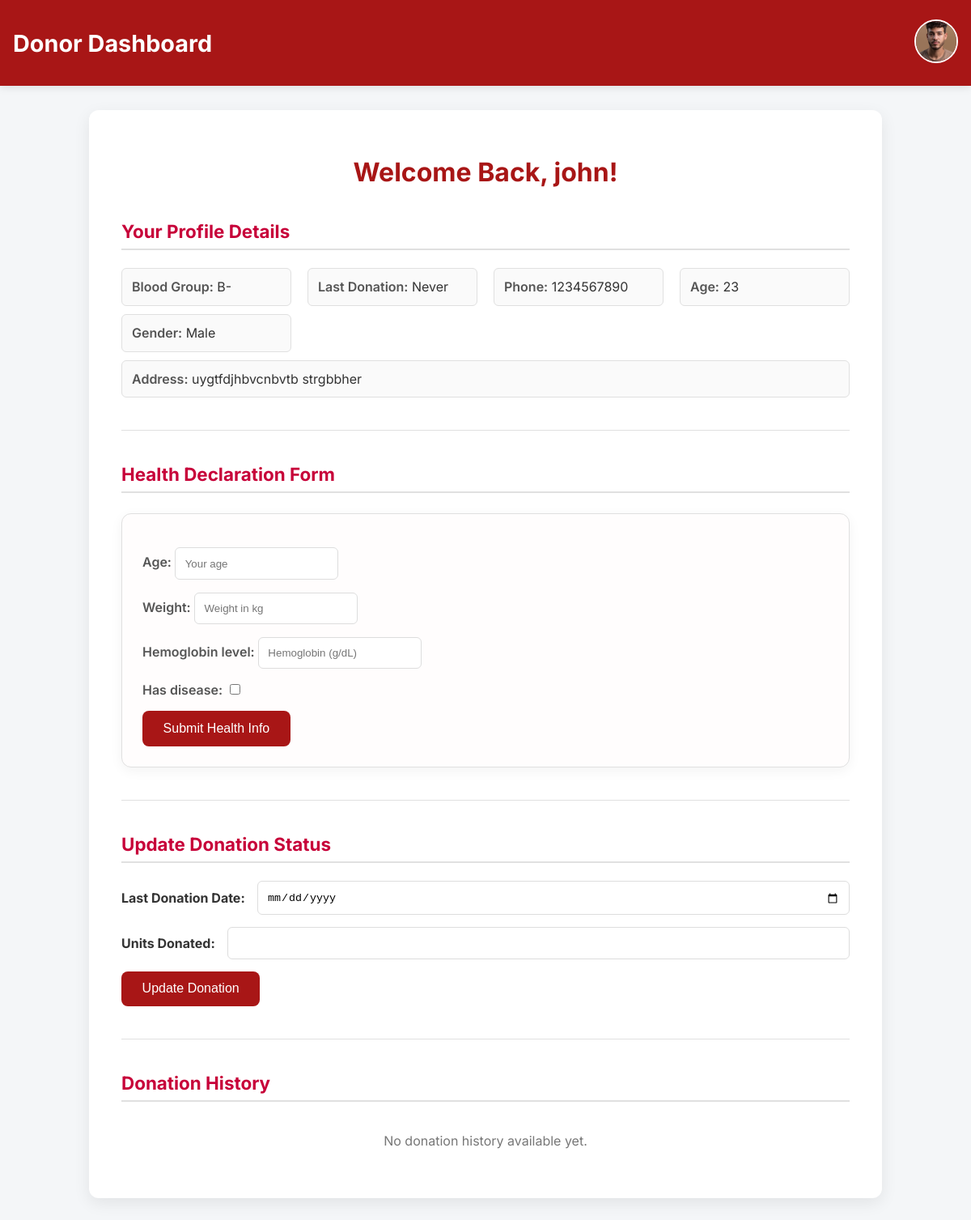
Page /donor-dashboard/ (signed in) on the committed database.
### bloodmanager/models.py (models this page shows, shortened)
class Donor(models.Model):
    user = models.OneToOneField(User, on_delete=models.CASCADE)
    phone = models.CharField(max_length=15)
    gender = models.CharField(max_length=10, choices=GENDER_CHOICES)
    blood_group = models.CharField(max_length=3, choices=BLOOD_GROUP_CHOICES)
    address = models.TextField()
    age = models.PositiveIntegerField()
    last_donation_date = models.DateField(null=True, blank=True)
    available = models.BooleanField(default=True)
    profile_photo = models.ImageField(
        upload_to='donor_photos/',
        null=True,
        blank=True
    )

### bloodmanager/views.py (the view, shortened to what this page needs)
# urls.py: path('donor-dashboard/', views.donor_dashboard, name='donor-dashboard'),
@login_required
def donor_dashboard(request):
    donor = Donor.objects.get(user=request.user)
    form = LastDonationForm(instance=donor)
    donation_history = Donation.objects.filter(donor=donor).order_by('-date')
    health_record = DonorHealthCheck.objects.filter(donor=donor).order_by('-submitted_at').first()
    health_form = None
    if 'update_donation' in request.POST:
        form = LastDonationForm(request.POST, instance=donor)
        units = request.POST.get('units')
        if form.is_valid() and units:
            donor = form.save(commit=False)
            if donor.last_donation_date:
                donor.available = (date.today() - donor.last_donation_date).days >= 90
            else:
                donor.available = True
            donor.save()
            Donation.objects.create(
                donor=donor,
                date=donor.last_donation_date,
                units=units
            )
            messages.success(request, f'Donation record added — {units} unit(s) donated on {donor.last_donation_date}.')
            return redirect('donor-dashboard')
        else:
            messages.error(request, "Please enter a valid date and units.")
    else:
        if donor.available and (not health_record or not health_record.is_approved):
            health_form = DonorHealthCheckForm()
    context = {
        'donor': donor,
        'form': form,
        'health_form': health_form,
        'health_record': health_record,
        'donation_history': donation_history,
    }
    return render(request, 'donor/donor_dashboard.html', context)

### bloodmanager/forms.py
class LastDonationForm(forms.ModelForm):
    class Meta:
        model = Donor
        fields = ['last_donation_date']
        widgets = {
            'last_donation_date': forms.DateInput(attrs={'type': 'date'})
        }

class DonorHealthCheckForm(forms.ModelForm):
    class Meta:
        model = DonorHealthCheck
        fields = ['age', 'weight', 'hemoglobin_level', 'has_disease']
        widgets = {
            'age': forms.NumberInput(attrs={'class': 'form-control', 'placeholder': 'Your age'}),
            'weight': forms.NumberInput(attrs={'class': 'form-control', 'placeholder': 'Weight in kg'}),
            'hemoglobin_level': forms.NumberInput(attrs={'class': 'form-control', 'placeholder': 'Hemoglobin (g/dL)'}),
            'has_disease': forms.CheckboxInput(attrs={'class': 'form-check-input'}),
        }

### bloodmanager/templates/donor/donor_dashboard.html (shortened to what this page needs)
{% load static %}
<!DOCTYPE html>
<html lang="en">
<head>
<link rel="stylesheet" href="https://cdnjs.cloudflare.com/ajax/libs/font-awesome/6.4.0/css/all.min.css">
</head>
<body>
<header>
    <h1>Donor Dashboard</h1>
    <div class="header-profile">
        <details>
            <summary class="profile-photo-trigger" title="Account Menu">
                {% if donor.profile_photo %}
                    <img src="{{ donor.profile_photo.url }}" alt="Profile Photo" class="profile-photo-icon">
                {% else %}
                    <i class="fa fa-user-circle profile-placeholder"></i>
                {% endif %}
            </summary>
        </details>
    </div>
</header>
<div class="container">
    <h2>Welcome Back, {{ donor.user.username }}!</h2>
    <h3>Your Profile Details</h3>
    <div class="info">
        <p><strong>Blood Group:</strong> {{ donor.blood_group }}</p>
        <p><strong>Last Donation:</strong> {{ donor.last_donation_date|default:"Never" }}</p>
        <p><strong>Phone:</strong> {{ donor.phone }}</p>
        <p><strong>Age:</strong> {{ donor.age }}</p>
        <p><strong>Gender:</strong> {{ donor.gender }}</p>
        <p class="address"><strong>Address:</strong> {{ donor.address }}</p>
    </div>
    {% if donor.available %}
        {% if health_record %}
            {% if health_record.is_approved %}
                <div class="availability-card available-yes">
                    Your health form has been approved by admin. You’re cleared for donation!
                </div>
            {% else %}
                <div class="availability-card available-no">
                    Health form submitted. Waiting for admin approval.
                </div>
            {% endif %}
        {% else %}
            <hr>
            <h3>Health Declaration Form</h3>
            <form method="POST" action="" class="donation-form">
                {{ health_form.as_p }}
                <button type="submit" name="submit_health">Submit Health Info</button>
            </form>
        {% endif %}
    {% endif %}
    <hr>
    <h3>Update Donation Status</h3>
    <form method="POST" action="">
        <div class="form-group">
            <label for="id_last_donation_date"><strong>Last Donation Date:</strong></label>
            {{ form.last_donation_date }}
        </div>
        <div class="form-group">
            <label for="units"><strong>Units Donated:</strong></label>
            <input type="number" name="units" min="1" max="10" required>
        </div>
        <button type="submit" name="update_donation">Update Donation</button>
    </form>
    <hr id="donation-history-anchor"> <h3>Donation History</h3>
    {% if donation_history %}
    <table>
        <thead>
            <tr>
                <th scope="col">#</th>
                <th scope="col">Donation Date</th>
                <th scope="col">Units Donated</th>
            </tr>
        </thead>
        <tbody>
            {% for donation in donation_history %}
            <tr>
                <td>{{ forloop.counter }}</td>
                <td>{{ donation.date }}</td>
                <td>{{ donation.units }}</td>
            </tr>
            {% endfor %}
        </tbody>
    </table>
    {% else %}
    <p style="text-align:center; padding:15px; color:#777;">No donation history available yet.</p>
    {% endif %}
</div>
</body>
</html>

### bloodmanager/templates/donor/donor_dashboard.html (style rules this page uses)
:root { --primary-color: rgb(168, 22, 22); --secondary-color: #C70039; --background-light: #f4f6f8; --text-dark: #333; --border-light: #e0e0e0; --success-green: #388E3C; --warning-orange: #F57C00; --card-shadow: 0 6px 20px rgba(0,0,0,0.08); --menu-shadow: 0 4px 12px rgba(0, 0, 0, 0.15); }
body { font-family: 'Inter', 'Segoe UI', Tahoma, Geneva, Verdana, sans-serif; background: var(--background-light); margin: 0; padding: 0; color: var(--text-dark); }
header { display: flex; justify-content: space-between; align-items: center; background: var(--primary-color); color: white; padding: 1.5rem 1rem; box-shadow: 0 2px 10px rgba(0,0,0,0.1); position: relative; }
header h1 { margin: 0; font-size: 1.8rem; }
.header-profile { position: relative; }
.profile-photo-trigger { display: block; cursor: pointer; list-style: none; }
.profile-photo-trigger::-webkit-details-marker, .profile-photo-trigger::marker { display: none; }
.profile-photo-icon { width: 50px; height: 50px; border-radius: 50%; object-fit: cover; border: 2px solid white; transition: transform 0.2s, box-shadow 0.2s; }
.container { max-width: 900px; background: white; margin: 30px auto; padding: 30px 40px; border-radius: 12px; box-shadow: var(--card-shadow); }
h2 { color: var(--primary-color); margin-bottom: 20px; font-size: 2rem; text-align: center; }
h3 { color: var(--secondary-color); border-bottom: 2px solid var(--border-light); padding-bottom: 8px; margin-top: 40px; font-size: 1.4rem; }
.info { margin-top: 20px; line-height: 1.8; display: grid; grid-template-columns: repeat(auto-fit, minmax(200px, 1fr)); gap: 10px 20px; }
.info p { margin: 0; padding: 8px 12px; background: #fafafa; border-radius: 6px; border: 1px solid var(--border-light); }
.info strong { color: #555; font-weight: 600; }
.info p.address { grid-column: 1 / -1; }
.donation-form { margin-top: 25px; padding: 25px; border: 1px solid var(--border-light); border-radius: 12px; background: #fffdfd; box-shadow: 0 4px 15px rgba(0,0,0,0.05); }
.form-group { display: flex; align-items: center; gap: 15px; flex-wrap: wrap; margin-bottom: 15px; }
.donation-form label { font-weight: 600; color: #555; min-width: 150px; }
input[type="date"], input[type="text"], input[type="number"] { padding: 0.7rem; border-radius: 6px; border: 1px solid #ddd; flex: 1; min-width: 150px; transition: border-color 0.3s, box-shadow 0.2s; }
button { padding: 0.8rem 1.6rem; background: var(--primary-color); color: white; border: none; border-radius: 8px; cursor: pointer; font-size: 1em; font-weight: 500; transition: background 0.3s, transform 0.1s, box-shadow 0.2s; }
hr { border: 0; height: 1px; background: var(--border-light); margin: 40px 0; }

### rows in the picture
Donor: profile_photo (picture), user.username "john", blood_group "B-", last_donation_date "Never", phone "1234567890", age "23", gender "Male", address "uygtfdjhbvcnbvtb strgbbher"
